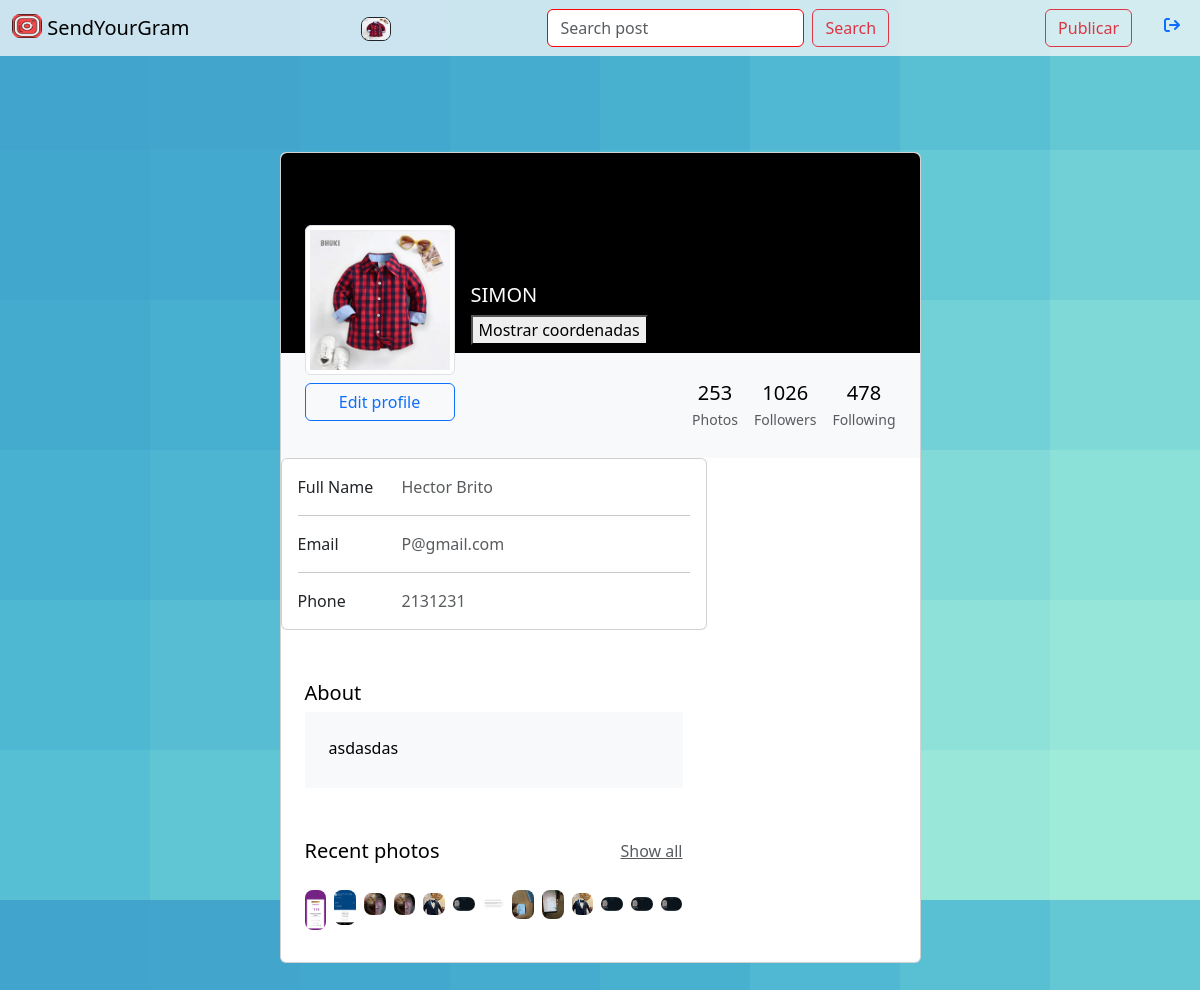
Screenshot of /Session/profile/details/1 (signed in) with the database file from the repository.
### first/models.py (models this page shows)
class UserWeb(AbstractUser):
    profile_picture = models.ImageField(
        upload_to="profile_images/",
        blank=True,
        default="static_images/user.png")#Subo la imagen a la ruta de MEDIA_URL
    website = models.URLField(max_length=254,blank=True,null=False)
    biography = models.TextField(max_length=500,blank=True,null=False)
    phone_number = models.CharField(max_length=15,blank=True,null=False)
    created = models.DateField(auto_now_add=True)
    modified = models.DateTimeField(auto_now=True)

### second/models.py (models this page shows, shortened)
class Post(models.Model):
    from_user = models.ForeignKey(settings.AUTH_USER_MODEL,on_delete=models.CASCADE)
    title = models.CharField(max_length=200)
    description = models.TextField(blank=True)
    postimg  = models.ImageField(upload_to="post_images/")
    created = models.DateTimeField(auto_now_add=True)
    class Meta:
        ordering = ["-created"]

### second/views.py (the view)
# urls.py: path("profile/details/<int:pk>",UserDetailView.as_view(),name="DETAILS"),
class UserDetailView(LoginRequiredMixin,DetailView):
    model = UserWeb
    template_name= "second_templates/details.html"
    slug_field = "pk"#El tipo de dato que tomaremos del modelo queryset
    slug_url_kwarg = "pk"#Es el nombre que esta en la url
    context_object_name = "user"#El nombre del objecto que estamos pasando(Por defecto tendra el mismo nombre del modelo)
    queryset = UserWeb.objects.all()
    def get_context_data(self, **kwargs: Any) -> dict[str, Any]:
        context = super().get_context_data(**kwargs)#Regresa el diccionario que contiene el modelo
        user = self.get_object()#Regresa el objeto que esta en el queryset
        context["posts"] = Post.objects.filter(from_user=user).order_by("-created")#Se le agrega al diccionario los posts que pertenecen a cada user y los ordena
        return context #regresa el diccionario

### templates/second_templates/details.html (shortened to what this page needs)
{% extends 'second_templates/layouts/base.html' %}
{% load static %}
{% block content %}
<section class="h-100 gradient-custom-2">
    <div class="container py-5 h-100">
      <div class="row d-flex justify-content-center align-items-center h-100">
        <div class="col col-lg-9 col-xl-7">
          <div class="card">
            <div class="rounded-top text-white d-flex flex-row" style="background-color: #000; height:200px;">
              <div class="ms-4 mt-5 d-flex flex-column" style="width: 150px;">
                <img src="{{user.profile_picture.url}}"
                  alt="Generic placeholder image" class="img-fluid img-thumbnail mt-4 mb-2"
                  style="width: 150px; z-index: 1">
                    {% if user == request.user %}
                        <a type="button" class="btn btn-outline-primary" data-mdb-ripple-color="dark"
                        style="z-index: 1;" href="{% url 'Update' %}">
                        Edit profile
                        </a>
                    {% else %}
                        <button type="button" class="btn btn-outline-dark" data-mdb-ripple-color="dark"
                            style="z-index: 1;">
                            Follow
                        </button>
                    {% endif %}
              </div>
              <div class="ms-3" style="margin-top: 130px;">
                <h5>{{user.username}}</h5>
                {% if user == request.user %}
                  <button onclick="getLocation()">Mostrar coordenadas</button>
                {% endif %}
              </div>
            </div>
            <div class="p-4 text-black" style="background-color: #f8f9fa;">
              <div class="d-flex justify-content-end text-center py-1">
                <div>
                  <p class="mb-1 h5">253</p>
                  <p class="small text-muted mb-0">Photos</p>
                </div>
                <div class="px-3">
                  <p class="mb-1 h5">1026</p>
                  <p class="small text-muted mb-0">Followers</p>
                </div>
                <div>
                  <p class="mb-1 h5">478</p>
                  <p class="small text-muted mb-0">Following</p>
                </div>
              </div>
            </div>
              <div class="col-lg-8">
                <div class="card mb-4">
                  <div class="card-body">
                    <div class="row">
                      <div class="col-sm-3">
                        <p class="mb-0">Full Name</p>
                      </div>
                      <div class="col-sm-9">
                        <p class="text-muted mb-0">{{user.first_name}} {{user.last_name}}</p>
                      </div>
                    </div>
                    <hr>
                    <div class="row">
                      <div class="col-sm-3">
                        <p class="mb-0">Email</p>
                      </div>
                      <div class="col-sm-9">
                        <p class="text-muted mb-0">{{user.email}}</p>
                      </div>
                    </div>
                    <hr>
                    <div class="row">
                      <div class="col-sm-3">
                        <p class="mb-0">Phone</p>
                      </div>
                      <div class="col-sm-9">
                        <p class="text-muted mb-0">{{user.phone_number}}</p>
                      </div>
                    </div>
                  </div>
                </div>
                <div class="card-body p-4 text-black">
                    <div class="mb-5">
                      <p class="lead fw-normal mb-1">About</p>
                      <div class="p-4" style="background-color: #f8f9fa;">
                        <p class="font-italic mb-1">{{user.biography}} </p>
                      </div>
                    </div>
                    <div class="d-flex justify-content-between align-items-center mb-4">
                      <p class="lead fw-normal mb-0">Recent photos</p>
                      <p class="mb-0"><a href="#!" class="text-muted">Show all</a></p>
                    </div>
                    <div class="row g-2">
                        {% for p in posts %}
                         <div class="col mb-2">
                          <a href="{% url 'DETAILSPOST' p.pk %}"><img src="{{p.postimg.url}}"
                            alt="image 1" class="w-100 rounded-3" ></a>
                        </div>
                        {% endfor %}
                      </div>
              </div>
            </div>
          </div>
        </div>
      </div>
    </div>
  </section>
{% endblock %}

### templates/second_templates/layouts/base.html (shortened to what this page needs)
{% load static %}
<!DOCTYPE html>
<html lang="en">
<head>
    <link href="https://cdn.jsdelivr.net/npm/bootstrap@5.3.2/dist/css/bootstrap.min.css" rel="stylesheet">
    <link rel="stylesheet" href="{% static 'css/background001.css' %}">
</head>
<body>
    {% include 'second_templates/layouts/nav.html' %}
    <div class="mt-5">
        {% block content %}
        {% endblock %}
    </div>
</body>
</html>

### templates/second_templates/layouts/nav.html
{% load static %}
<nav class="navbar bg-light bg-opacity-75 sticky-top">
    <div class="container-fluid">
      <a class="navbar-brand" href="{% url 'GETTINGPOSTS' %}">
        <img src= "{%  static 'static_images/instagram.png' %}" alt="Logo" width="30" height="24" class="d-inline-block align-text-top rounded-3">
        SendYourGram
      </a>
      <a href="{% url 'DETAILS' request.user.id %}"><img src="{{request.user.profile_picture.url}}" alt="Logo" width="30" height="24" class="d-inline-block align-text-top rounded-3 border border-dark"></a>
      <form class="d-flex" role="search" action="{% url 'Search' %}" method="GET">
        <input  required="True" name="post_title" class="form-control  me-2" type="search" placeholder="Search post" aria-label="Search" style="border-color: red;">
        <button class="btn btn-outline-danger"   type="submit">Search</button>
      </form>
      <div class="row">
        <div class="col">
          <a href="{% url 'SHARE_POST' %}" class="btn btn-outline-danger">Publicar</a>
        </div>
        <div class="col">
          <a href="{% url 'Logoutview' %}"><i class="fa-solid fa-arrow-right-from-bracket p-2"></i></a>
        </div>
      </div>
    </div>
  </nav>

### static/css/background001.css (style rules this page uses)
body { background-image: url("radiant-gradient.png"); background-repeat: repeat-y; background-attachment: fixed; }

### rows the page displays
UserWeb: user.profile_picture (picture), profile_picture (picture), username "SIMON", first_name "Hector", last_name "Brito", email "P@gmail.com", phone_number "2131231", biography "asdasdas"
Post: postimg (picture)
Post: postimg (picture)
Post: postimg (picture)
Post: postimg (picture)
Post: postimg (picture)
Post: postimg (picture)
Post: postimg (picture)
Post: postimg (picture)
Post: postimg (picture)
Post: postimg (picture)
Post: postimg (picture)
Post: postimg (picture)
Post: postimg (picture)
